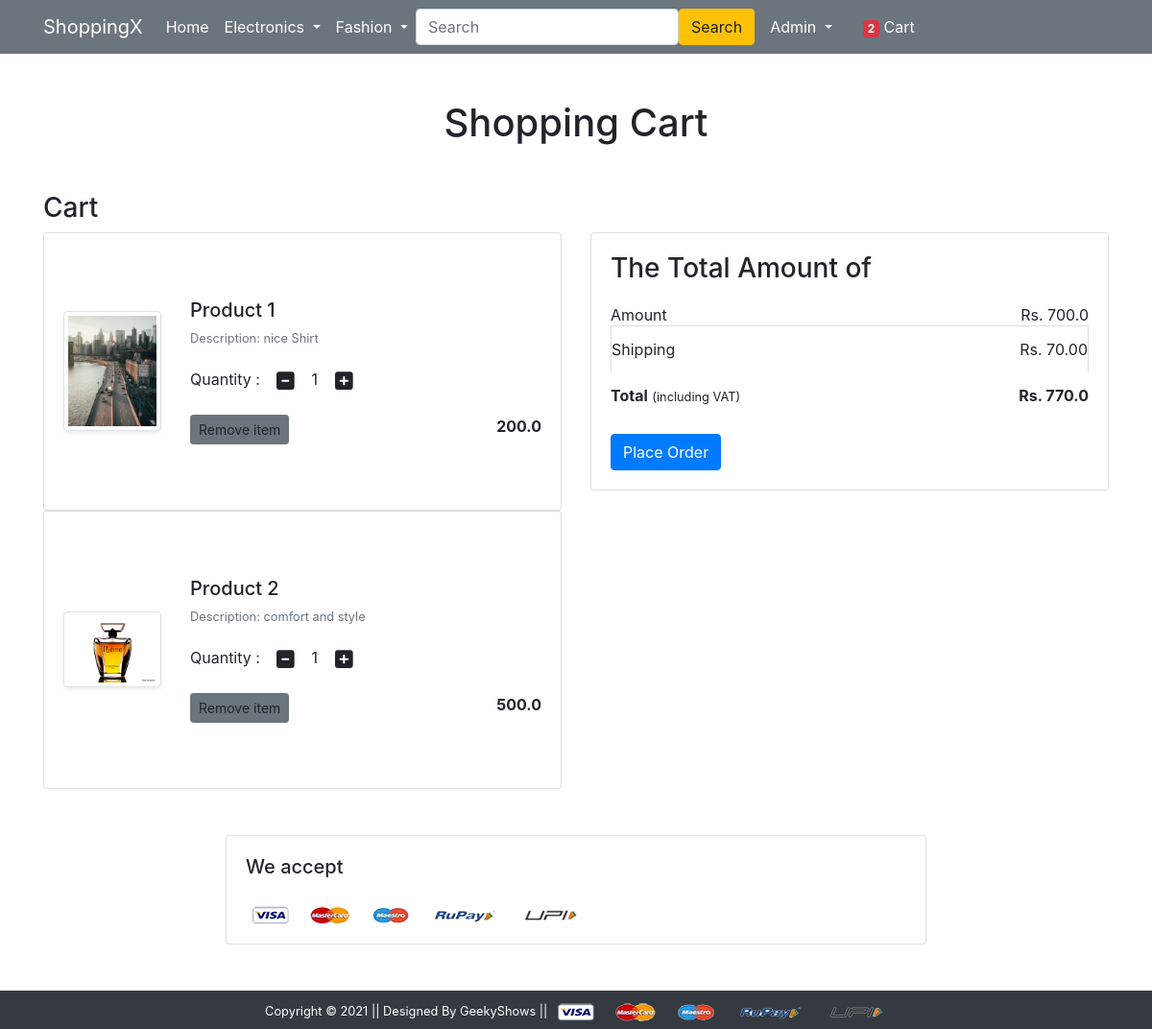
The app's page /cart/ (signed in) with its own data.
### app/models.py (models this page shows, shortened)
class Cart(models.Model):
    user = models.ForeignKey(User,on_delete=models.CASCADE)
    userid = models.PositiveIntegerField(null=False)
    product = models.ForeignKey(Product,on_delete=models.CASCADE)
    quantity = models.PositiveIntegerField(default=1)

class Product(models.Model):
    title = models.CharField(max_length=100)
    selling_price = models.FloatField()
    discounted_price = models.FloatField()
    description = models.TextField()
    brand = models.CharField(max_length=100)
    category = models.CharField(choices=CATEGORY_CHOICES,max_length=2)
    product_image = models.ImageField(upload_to='productImage')

### app/views.py (the view)
# urls.py: path('cart/',views.showCart,name="showCart"),
def showCart(request):
    amount = 0.0
    shipping_amount = 70.0
    totalamount = 0.0
    total_product = Cart.objects.filter(user=request.user).count()
    print(total_product)
    if request.user.is_authenticated:
        cart = Cart.objects.filter(user=request.user)
        if cart:
            for p in cart:
               tempamount = (p.quantity * p.product.discounted_price)
               amount += tempamount
            totalamount = shipping_amount + amount
            return render(request,'app/addtocart.html',{'cart':cart,'totalamount':totalamount,'amount':amount,'total_product':total_product})
        else:
            messages.warning(request,'You have no Product in Your Cart !!')
    return render(request,'app/addtocart.html',{'cart':cart,'totalamount':totalamount,'amount':amount})

### app/templates/app/addtocart.html (shortened to what this page needs)
{% extends 'app/base.html' %} {% load static %} {% block title %}Cart{% endblock title %} {% block main-content %}
<div class="container my-5">
    <h1 class="text-center mb-5">Shopping Cart</h1>
    <h3>Cart</h3>
    <div class="row">
        <div class="col-md-6" id="empty_cart">
             {% for cart in cart %}
            <div class="card ">
                <div class="card-body ">
                    <div class="row my-5 ">
                        <div class="col-sm-3 text-center align-self-center "> <img src="{{cart.product.product_image.url}} " alt=" " srcset=" " class="img-fluid img-thumbnail shadow-sm " height="150 " width="150 "></div>
                        <div class="col-sm-9 ">
                            <div>
                                <h5>Product {{forloop.counter}} </h5>
                                <p class="mb-2 text-muted small ">Description: {{cart.product.description}}</p>
                                <div class="my-3 ">
                                    <label for="quantity ">Quantity : </label>
                                    <a class="minus-cart btn" pid="{{cart.product.id}}" style="cursor:pointer;"><i class=" fas fa-minus-square fa-lg "></i></a>
                                    <span id="quantity" class="span">{{cart.quantity}}</span>
                                    <a class="plus-cart btn" pid="{{cart.product.id}}" style="cursor:pointer;"><i class=" fas fa-plus-square fa-lg "></i></a>
                                </div>
                                <div class="d-flex justify-content-between ">
                                    <a class="btn btn-sm btn-secondary mr-3 removecart" pid="{{cart.product.id}}" style="cursor:pointer;">Remove item </a>
                                    <p class="mb-0 "><span><strong>{{cart.product.discounted_price}}</strong></span></p>
                                </div>
                            </div>
                        </div>
                    </div>
                </div>
            </div> {% endfor %}
        </div>
        <div class="col-md-6 ">
            <div class="card ">
                <div class="card-body ">
                    <h3>The Total Amount of</h3>
                    <ul class="list-group ">
                        <li class="list-group-item d-flex justify-content-between align-items-center border-0 px-0 pb-0 ">Amount<span id="amount">Rs. {{amount}}</span></li>
                        <li class="list-group-item d-flex justify-content-between align-items-center px-0 ">Shipping<span>Rs. 70.00</span></li>
                        <li class="list-group-item d-flex justify-content-between align-items-center border-0 px-0 mb-3 ">
                            <div>
                                <strong>Total</strong> <small>(including VAT)</small>
                            </div>
                            <span><strong >Rs. <span id="totalamount">{{totalamount}}</span></strong>
                            </span>
                        </li>
                    </ul>
                    <div class="d-grid placehead" id="placehead"><a href="{% url 'checkout' %}" class="btn btn-primary place" pid="">Place Order</a></div>
                </div>
            </div>
        </div>
    </div>
</div>
<div class="container mt-3 ">
    <div class="row ">
        <div class="col-sm-8 m-auto ">
            <div class="card ">
                <div class="card-body ">
                    <h5 class="mb-4 ">We accept</h5>
                    <img src="{% static 'app/images/payment.png' %} " alt=" " class="img-fluid ">
                </div>
            </div>
        </div>
    </div>
</div>
{% endblock main-content %}

### app/templates/app/base.html (shortened to what this page needs)
<!doctype html> {% load static %}
<html lang="en">
<head>
    <link href="{% static 'app/css/bootstrap.min.css' %}" rel="stylesheet">
    <link rel="stylesheet" href="{% static 'app/css/owl.carousel.min.css' %}">
    <link rel="stylesheet" href="{% static 'app/css/all.min.css' %}">
    <link rel="stylesheet" href="{% static 'app/css/style.css' %}">
</head>
<body>
    <nav class="navbar navbar-expand-lg  navbar-dark bg-secondary">
        <div class="container">
            <a class="navbar-brand" href="/">ShoppingX</a>
            <div class="collapse navbar-collapse" id="navbarSupportedContent">
                <ul class="navbar-nav me-auto mb-2 mb-lg-0">
                    <li class="nav-item">
                        <a class="nav-link active" aria-current="page" href="/">Home</a>
                    </li>
                    <li class="nav-item dropdown">
                        <a class="nav-link dropdown-toggle text-white" href="#" id="electronicsDropdown" role="button" data-bs-toggle="dropdown" aria-expanded="false">
               Electronics
             </a>
                    </li>
                    <li class="nav-item dropdown">
                        <a class="nav-link dropdown-toggle text-white" href="#" id="fashionDropdown" role="button" data-bs-toggle="dropdown" aria-expanded="false">
               Fashion
             </a>
                    </li>
                </ul>
                <form class="d-flex">
                    <input class="form-control me-2" type="search" placeholder="Search" aria-label="Search">
                    <button class="btn btn-warning" type="submit">Search</button>
                </form>
                <div>
                    <ul class="navbar-nav me-auto mb-2 mb-lg-0">
                        {% if request.user.is_authenticated %}
                        <li class="nav-item dropdown mx-2">
                            <a class="nav-link dropdown-toggle text-white" href="#" id="profileDropdown" role="button" data-bs-toggle="dropdown" aria-expanded="false">
                                <span class="text-capitalize">{{user.username}}</span>
                            </a>
                        </li>
                        <li class="nav-item mx-2">
                            <a href="{% url 'showCart' %}" class="nav-link text-white"><span class="badge bg-danger total_product">{{total_product}}</span> Cart </a>
                        </li>
                        {% endif %}
                    </ul>
                </div>
            </div>
        </div>
    </nav>
    {% block banner_slider %} {% endblock banner_slider %} {% block livesale %} {% endblock livesale %} {% block main-content %} {% endblock main-content %}
    <footer class="container-fluid bg-dark text-center p-2 mt-5">
        <small class="text-white">Copyright &copy; 2021 || Designed By GeekyShows || </small>
        <img src="{% static 'app/images/payment.png' %}" alt="" srcset="" class="img-fluid" height="2px">
    </footer>
</body>
</html>
</html>

### records on screen
Cart: product.product_image (picture), product.description "nice Shirt", quantity "1", product.discounted_price "200.0"
Cart: product.product_image (picture), product.description "comfort and style", quantity "1", product.discounted_price "500.0"

### other values on screen
{{ user.username }} "Admin"
{{ total_product }} "2"
{{ amount }} "700.0"
{{ totalamount }} "770.0"
